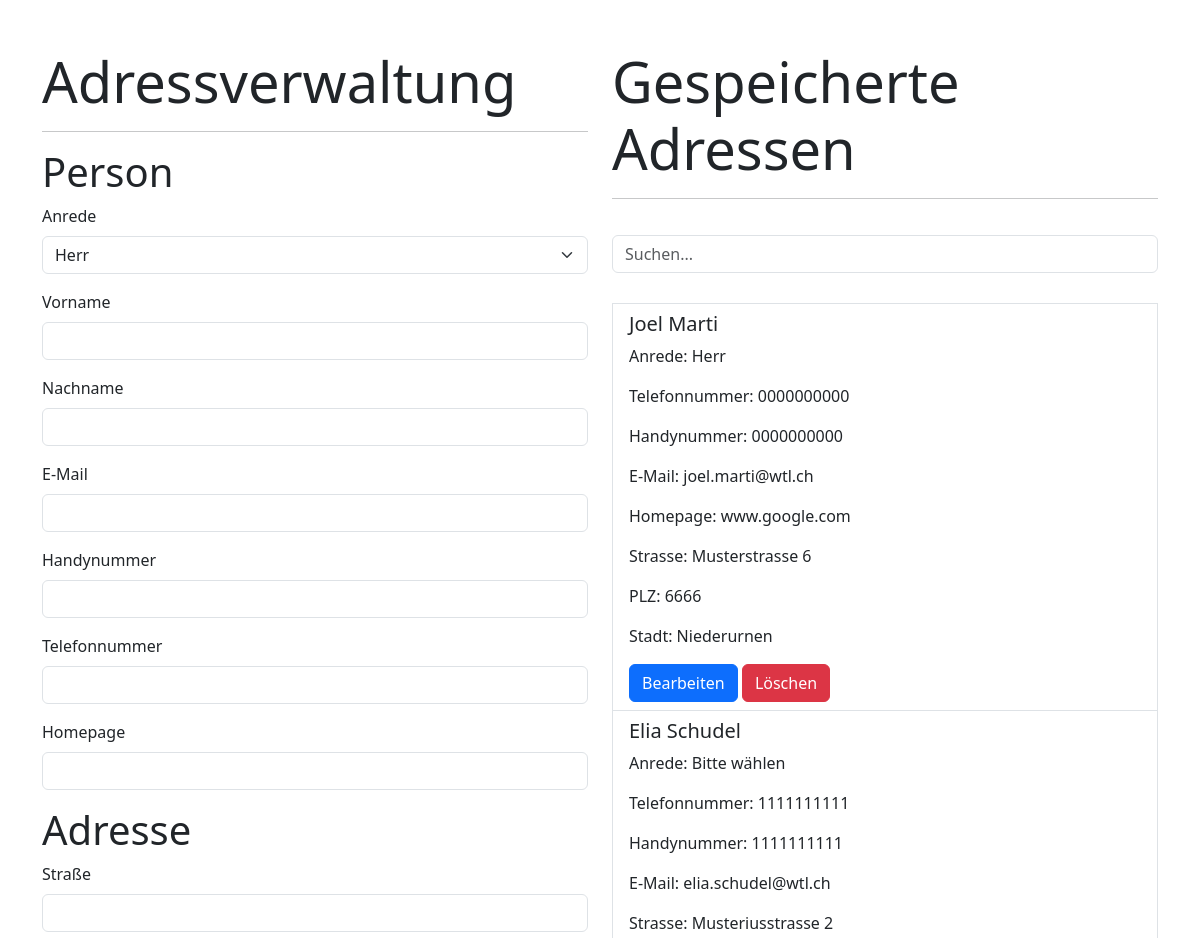
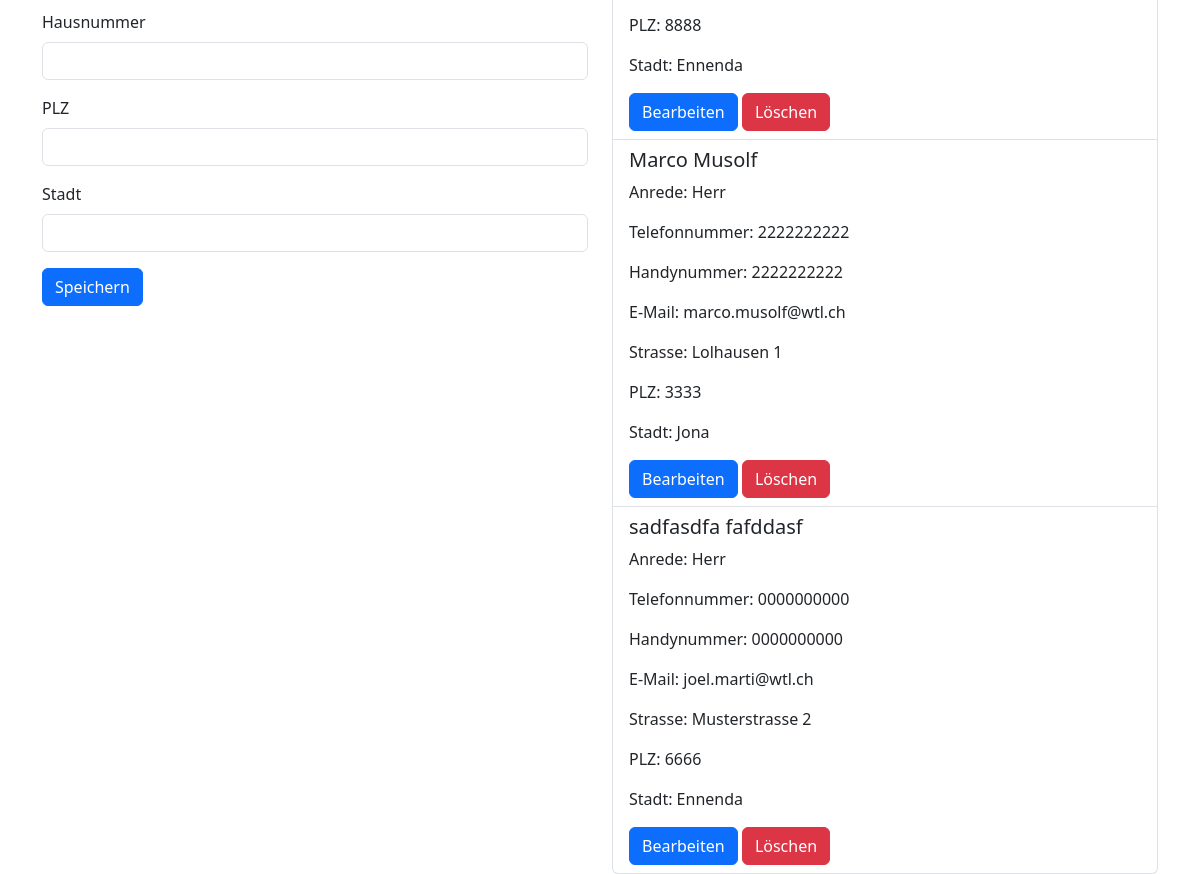
The page / on the database its author committed (2 pictures, top to bottom).
### tables this page shows
CREATE TABLE `addresses` (
  `id` int(11) NOT NULL,
  `person_id` int(11) DEFAULT NULL,
  `street` varchar(255) DEFAULT NULL,
  `house_number` varchar(10) DEFAULT NULL,
  `postal_code` varchar(10) DEFAULT NULL,
  `city` varchar(255) DEFAULT NULL
);

CREATE TABLE `persons` (
  `id` int(11) NOT NULL,
  `salutation` varchar(50) DEFAULT NULL,
  `firstname` varchar(255) NOT NULL,
  `lastname` varchar(255) NOT NULL,
  `email` varchar(255) DEFAULT NULL,
  `mobile_number` varchar(20) DEFAULT NULL,
  `phone_number` varchar(20) DEFAULT NULL,
  `homepage` varchar(255) DEFAULT NULL
);

### includes/dbhandler.php (called while the page is built, shortened)
<?php
function getConnection(){
    $servername = "localhost";
    $username = "root";
    $password = "";
    $dbname = "adressverwaltung";
    $conn = new mysqli($servername, $username, $password, $dbname);
    return $conn;
}
function getPersons(){
    $conn = getConnection();
    $sql = "SELECT * FROM persons INNER JOIN addresses ON persons.id = addresses.person_id";
    $result = $conn->query($sql);
    $persons = array();
    if ($result->num_rows > 0){
        while ($row = $result->fetch_assoc()){
            $persons[] = $row;
        }
    }
    return $persons;
}

### index.php (the view, shortened to what this page needs)
<?php
require_once 'includes/dbhandler.php';
$persons = getPersons();
?>
<!DOCTYPE html>
<html lang="en">
<head>
    <link href="https://cdn.jsdelivr.net/npm/bootstrap@5.3.3/dist/css/bootstrap.min.css" rel="stylesheet">
</head>
<body>
    <div class="container mt-5">
        <div class="row">
            <div class="col-md-6">
                <h1 class="display-4">Adressverwaltung</h1><hr>
                <form action="includes/safePerson.php" method="POST">
                    <h6 class="display-6">Person</h6>
                    <div class="mb-3">
                        <label for="salutation" class="form-label">Anrede</label>
                        <select class="form-select" id="salutation" name="salutation" required>
                            <option value="Herr">Herr</option>
                        </select>
                    </div>
                    <div class="mb-3">
                        <label for="firstname" class="form-label">Vorname</label>
                        <input type="text" class="form-control" id="firstname" name="firstname" required>
                    </div>
                    <div class="mb-3">
                        <label for="lastname" class="form-label">Nachname</label>
                        <input type="text" class="form-control" id="lastname" name="lastname" required>
                    </div>
                    <div class="mb-3">
                        <label for="email" class="form-label">E-Mail</label>
                        <input type="email" class="form-control" id="email" name="email" required>
                    </div>
                    <div class="mb-3">
                        <label for="mobile_number" class="form-label">Handynummer</label>
                        <input type="text" class="form-control" id="mobile_number" name="mobile_number" required>
                    </div>
                    <div class="mb-3">
                        <label for="phone_number" class="form-label">Telefonnummer</label>
                        <input type="text" class="form-control" id="phone_number" name="phone_number" required>
                    </div>
                    <div class="mb-3">
                        <label for="homepage" class="form-label">Homepage</label>
                        <input type="text" class="form-control" id="homepage" name="homepage">
                    </div>
                    <h6 class="display-6">Adresse</h6>
                    <div class="mb-3">
                        <label for="street" class="form-label">Straße</label>
                        <input type="text" class="form-control" id="street" name="street" required>
                    </div>
                    <div class="mb-3">
                        <label for="house_number" class="form-label">Hausnummer</label>
                        <input type="text" class="form-control" id="house_number" name="house_number" required>
                    </div>
                    <div class="mb-3">
                        <label for="postal_code" class="form-label">PLZ</label>
                        <input type="text" class="form-control" id="postal_code" name="postal_code" required>
                    </div>
                    <div class="mb-3">
                        <label for="city" class="form-label">Stadt</label>
                        <input type="text" class="form-control" id="city" name="city" required>
                    </div>
                    <button type="submit" class="btn btn-primary" name="submit-person">Speichern</button>
                </form>
            </div>
            <div class="col-md-6">
                <h1 class="display-4">Gespeicherte Adressen</h1><hr>
                <ul class="list-group">
                    <input type="text" class="search form-control" placeholder="Suchen..." style="margin-bottom: 1.9em; margin-top: 1.2em;">
                    <?php foreach ($persons as $person): ?>
                        <li class="list-group-item">
                        <h5><?php echo htmlspecialchars($person['firstname'] . ' ' . $person['lastname']); ?></h5>
                        <p>Anrede: <?php echo htmlspecialchars($person['salutation']); ?></p>
                            <p>Telefonnummer: <?php echo htmlspecialchars($person['phone_number']); ?></p>
                            <p>Handynummer: <?php echo htmlspecialchars($person['mobile_number']) ?></p>
                            <p>E-Mail: <?php echo htmlspecialchars($person['email']) ?></p>
                            <?php
                            if(!empty($person['homepage'])){ ?>
                            <p>Homepage: <?php echo htmlspecialchars($person['homepage']); ?></p>
                            <?php
                            }
                            ?>
                            <p>Strasse: <?php echo htmlspecialchars($person['street'] . ' ' . $person['house_number']) ?></p>
                            <p>PLZ: <?php echo htmlspecialchars($person['postal_code']) ?></p>
                            <p>Stadt: <?php echo htmlspecialchars($person['city']) ?></p>
                            <a href="editPerson.php?id=<?php echo $person['id'] + 1; ?>" class="btn btn-primary">Bearbeiten</a>
                            <a href="includes/deletePerson.php?id=<?php echo $person['id']; ?>" class="btn btn-danger">Löschen</a>
                        </li>
                    <?php endforeach; ?>
                </ul>
            </div>
        </div>
    </div>
</body>
</html>

### rows shown on the page
addresses: person.lastname "Joel Marti", person.salutation "Herr", person.phone_number "0000000000", person.mobile_number "0000000000", person.email "joel.marti@wtl.ch", person.homepage "www.google.com", street+house_number "Musterstrasse 6", postal_code "6666", city "Niederurnen"
addresses: person.lastname "Elia Schudel", person.salutation "Bitte wählen", person.phone_number "1111111111", person.mobile_number "1111111111", person.email "elia.schudel@wtl.ch", street+house_number "Musteriusstrasse 2", postal_code "8888", city "Ennenda"
addresses: person.lastname "Marco Musolf", person.salutation "Herr", person.phone_number "2222222222", person.mobile_number "2222222222", person.email "marco.musolf@wtl.ch", street+house_number "Lolhausen 1", postal_code "3333", city "Jona"
addresses: person.lastname "sadfasdfa fafddasf", person.salutation "Herr", person.phone_number "0000000000", person.mobile_number "0000000000", person.email "joel.marti@wtl.ch", street+house_number "Musterstrasse 2", postal_code "6666", city "Ennenda"
